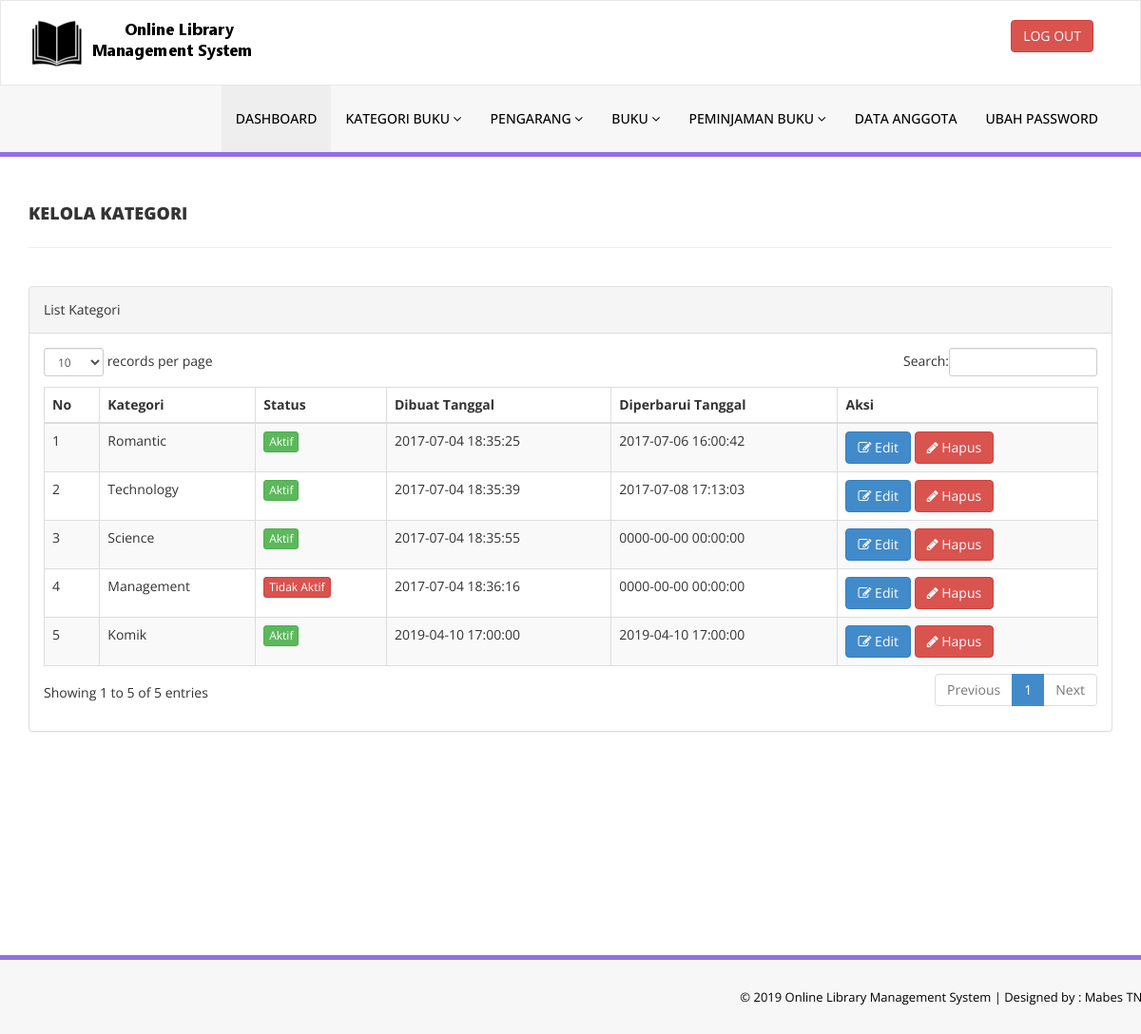
Screenshot of /admin/manage-categories.php (signed in) with the database file from the repository.
### tables this page shows
CREATE TABLE `tblcategory` (
  `id` int(11) NOT NULL,
  `CategoryName` varchar(150) DEFAULT NULL,
  `Status` int(1) DEFAULT NULL,
  `CreationDate` timestamp NULL DEFAULT CURRENT_TIMESTAMP,
  `UpdationDate` timestamp NULL DEFAULT '0000-00-00 00:00:00' ON UPDATE CURRENT_TIMESTAMP
);

### admin/manage-categories.php (the view, shortened to what this page needs)
<?php
include('includes/config.php');
if(strlen($_SESSION['alogin'])==0)
    {
header('location:index.php');
}
else{
    ?>
<!DOCTYPE html>
<html xmlns="http://www.w3.org/1999/xhtml">
<head>
    <link href="assets/css/bootstrap.css" rel="stylesheet" />
    <link href="assets/css/font-awesome.css" rel="stylesheet" />
    <link href="assets/js/dataTables/dataTables.bootstrap.css" rel="stylesheet" />
    <link href="assets/css/style.css" rel="stylesheet" />
</head>
<body>
<?php include('includes/header.php');?>
    <div class="content-wrapper">
         <div class="container">
        <div class="row pad-botm">
            <div class="col-md-12">
                <h4 class="header-line">Kelola Kategori</h4>
    </div>
     <div class="row">
</div>
        </div>
            <div class="row">
                <div class="col-md-12">
                    <div class="panel panel-default">
                        <div class="panel-heading">
                           List Kategori
                        </div>
                        <div class="panel-body">
                            <div class="table-responsive">
                                <table class="table table-striped table-bordered table-hover" id="dataTables-example">
                                    <thead>
                                        <tr>
                                            <th>No</th>
                                            <th>Kategori</th>
                                            <th>Status</th>
                                            <th>Dibuat Tanggal</th>
                                            <th>Diperbarui Tanggal</th>
                                            <th>Aksi</th>
                                        </tr>
                                    </thead>
                                    <tbody>
<?php $sql = "SELECT * from  tblcategory";
$query = $dbh -> prepare($sql);
$query->execute();
$results=$query->fetchAll(PDO::FETCH_OBJ);
$cnt=1;
if($query->rowCount() > 0)
{
foreach($results as $result)
{               ?>
                                        <tr class="odd gradeX">
                                            <td class="center"><?php echo htmlentities($cnt);?></td>
                                            <td class="center"><?php echo htmlentities($result->CategoryName);?></td>
                                            <td class="center"><?php if($result->Status==1) {?>
                                            <a href="#" class="btn btn-success btn-xs">Aktif</a>
                                            <?php } else {?>
                                            <a href="#" class="btn btn-danger btn-xs">Tidak Aktif</a>
                                            <?php } ?></td>
                                            <td class="center"><?php echo htmlentities($result->CreationDate);?></td>
                                            <td class="center"><?php echo htmlentities($result->UpdationDate);?></td>
                                            <td class="center">
                                            <a href="edit-category.php?catid=<?php echo htmlentities($result->id);?>"><button class="btn btn-primary"><i class="fa fa-edit "></i> Edit</button>
                                          <a href="manage-categories.php?del=<?php echo htmlentities($result->id);?>" onclick="return confirm('Are you sure you want to delete?');"" >  <button class="btn btn-danger"><i class="fa fa-pencil"></i> Hapus</button>
                                            </td>
                                        </tr>
 <?php $cnt=$cnt+1;}} ?>
                                    </tbody>
                                </table>
                            </div>
                        </div>
                    </div>
                </div>
            </div>
    </div>
    </div>
  <?php include('includes/footer.php');?>
</body>
</html>
<?php } ?>

### admin/assets/css/style.css (style rules this page uses)
.content-wrapper { margin-top: 40px; min-height:800px; padding-bottom:90px; }
.header-line { font-weight:900; padding-bottom:25px; border-bottom:1px solid #eeeeee; text-transform:uppercase; }
.pad-botm { padding-bottom:30px; }

### rows the page displays
tblcategory: CategoryName "Romantic", Status "Aktif", CreationDate "2017-07-04 18:35:25", UpdationDate "2017-07-06 16:00:42"
tblcategory: CategoryName "Technology", Status "Aktif", CreationDate "2017-07-04 18:35:39", UpdationDate "2017-07-08 17:13:03"
tblcategory: CategoryName "Science", Status "Aktif", CreationDate "2017-07-04 18:35:55", UpdationDate "0000-00-00 00:00:00"
tblcategory: CategoryName "Management", Status "Tidak Aktif", CreationDate "2017-07-04 18:36:16", UpdationDate "0000-00-00 00:00:00"
tblcategory: CategoryName "Komik", Status "Aktif", CreationDate "2019-04-10 17:00:00", UpdationDate "2019-04-10 17:00:00"
